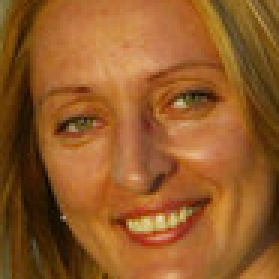
#> input picture model/dataset/cropped/maria_sharapova/maria_sharapova1.png, 93 x 93 px (shown 3 times larger)
$ jupyter execute --allow-errors training_model.ipynb   (shell and % lines are left out)
#> lines starting #> are read from the running program, lines starting #| are printed output that depends on the picture
### model/wavelet_transform.py
import numpy as np
import pywt
import cv2

def w2d(img, mode='haar', level=1):
    imArray = img
    #Datatype conversions
    #convert to grayscale
    imArray = cv2.cvtColor( imArray,cv2.COLOR_RGB2GRAY )
    #convert to float
    imArray =  np.float32(imArray)
    imArray /= 255
    # compute coefficients
    coeffs=pywt.wavedec2(imArray, mode, level=level)

    #Process Coefficients
    coeffs_H=list(coeffs)
    coeffs_H[0] *= 0;

    # reconstruction
    imArray_H=pywt.waverec2(coeffs_H, mode)
    imArray_H *= 255
    imArray_H =  np.uint8(imArray_H)

    return imArray_H

path_cropped = "./dataset/cropped/"

import os
cropped_img_dirs = []

for entry in os.scandir(path_cropped):
    if entry.is_dir():
        cropped_img_dirs.append(entry.path)
#> pass 2 of the loop `for entry in os.scandir(path_cropped):`:

celebrity_file_names_dict = {}
for img_dir in cropped_img_dirs:
    celebrity_name = img_dir.split('/')[-1]
    file_list = []
    for entry in os.scandir(img_dir):
        if entry.path.split('/')[-1] != '.DS_Store':
            file_list.append(entry.path)
    celebrity_file_names_dict[celebrity_name] = file_list
#> pass 2 of the loop `for img_dir in cropped_img_dirs:`:

class_dict = {}
count = 0
for celebrity_name in celebrity_file_names_dict.keys():
    class_dict[celebrity_name] = count
    count = count + 1
class_dict

X, y = [], []
for celebrity_name, training_files in celebrity_file_names_dict.items():
    for training_image in training_files:
        img = cv2.imread(training_image)
#> img is the input picture: shape (93, 93, 3); mean B, G, R 40.2, 90.6, 147.5
        scaled_raw_img = cv2.resize(img, (32, 32))
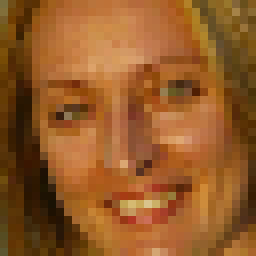
#> scaled_raw_img: shape (32, 32, 3) (shown 8 times larger); mean B, G, R 39.7, 90.2, 147.1
        img_har = w2d(img,'db1',5)
#> in w2d, `imArray = cv2.cvtColor( imArray,cv2.COLOR_RGB2GRAY )`:
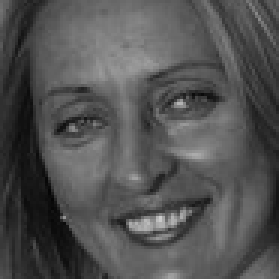
#> imArray: shape (93, 93) (shown 3 times larger); min 5, max 205, mean 82
#> in w2d, `coeffs=pywt.wavedec2(imArray, mode, level=level)`: coeffs = 6 items
#> in w2d, `imArray_H=pywt.waverec2(coeffs_H, mode)`:
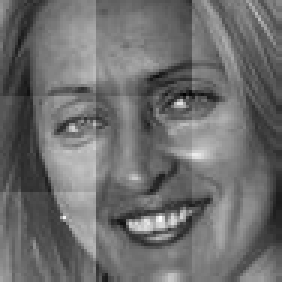
#> imArray_H: shape (94, 94) float32 (shown 3 times larger); min -0.321, max 0.426, mean 0.00167; drawn with min black and max white
#> in w2d, `imArray_H =  np.uint8(imArray_H)`:
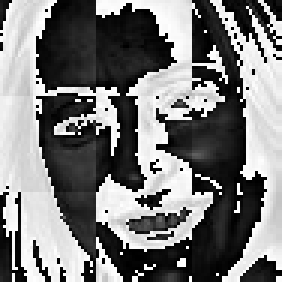
#> imArray_H: shape (94, 94) (shown 3 times larger); min 0, max 255, mean 120.9
        scaled_img_har = cv2.resize(img_har, (32, 32))
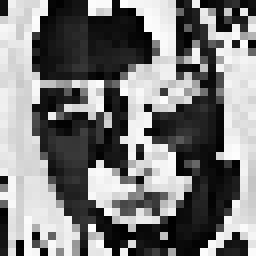
#> scaled_img_har: shape (32, 32) (shown 8 times larger); min 0, max 253, mean 122.8
        # vertically stack img and img wavelet transform
        combined_img = np.vstack((scaled_raw_img.reshape(32*32*3,1),scaled_img_har.reshape(32*32,1)))
#> combined_img = 4096 values, max 253 at index 3709, min 0 at index 2220, mean 99.95
        X.append(combined_img)
        y.append(class_dict[celebrity_name])
#> pass 2 of the loop `for celebrity_name, training_files in celebrity_file_names_dict.items():`:
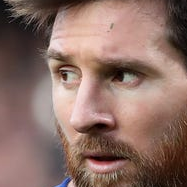
#> input picture model/dataset/cropped/lionel_messi/lionel_messi10.png, 187 x 187 px
#> img is the input picture: shape (187, 187, 3); mean B, G, R 101.8, 110.7, 139.3
#> in w2d (call 2), `imArray_H=pywt.waverec2(coeffs_H, mode)`:
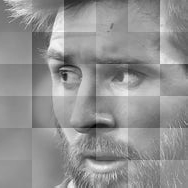
#> imArray_H: shape (188, 188) float32; min -0.674, max 0.503, mean 0.002; drawn with min black and max white
#> `scaled_img_har = cv2.resize(img_har, (32, 32))`:
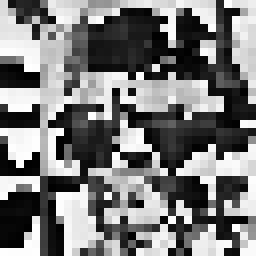
#> scaled_img_har: shape (32, 32) (shown 8 times larger); min 0, max 255, mean 120.8
#> combined_img = 4096 values, max 255 at index 3331, min 0 at index 2064, mean 117.7

X = np.array(X).reshape(len(X),4096).astype(float)
X.shape

### model/training_model.ipynb
# Training Model

[cell 1]
import wavelet_transform
import numpy as np
import cv2
import matplotlib
from matplotlib import pyplot as plt

[cell 2]
X = wavelet_transform.X
y = wavelet_transform.y
class_dict = wavelet_transform.class_dict

[cell 3]
class_dict

[cell 4]
from sklearn.svm import SVC
from sklearn.preprocessing import StandardScaler
from sklearn.model_selection import train_test_split
from sklearn.pipeline import Pipeline
from sklearn.metrics import classification_report

[cell 5]
X_train, X_test, y_train, y_test = train_test_split(X, y, random_state=0)

pipe = Pipeline([('scaler', StandardScaler()), ('svc', SVC(kernel = 'rbf', C = 10))])
#> (the rest of this cell did not finish here and is left out)

#> (a cell that did not finish here is left out)

[cell 7]
from sklearn import svm
from sklearn.ensemble import RandomForestClassifier
from sklearn.linear_model import LogisticRegression
from sklearn.pipeline import make_pipeline
from sklearn.model_selection import GridSearchCV

[cell 8]
model_params = {
    'svm': {
        'model': svm.SVC(gamma='auto',probability=True),
        'params' : {
            'svc__C': [1,10,100,1000],
            'svc__kernel': ['rbf','linear']
        }
    },
    'random_forest': {
        'model': RandomForestClassifier(),
        'params' : {
            'randomforestclassifier__n_estimators': [1,5,10]
        }
    },
    'logistic_regression' : {
        'model': LogisticRegression(solver='liblinear',multi_class='auto'),
        'params': {
            'logisticregression__C': [1,5,10]
        }
    }
}
